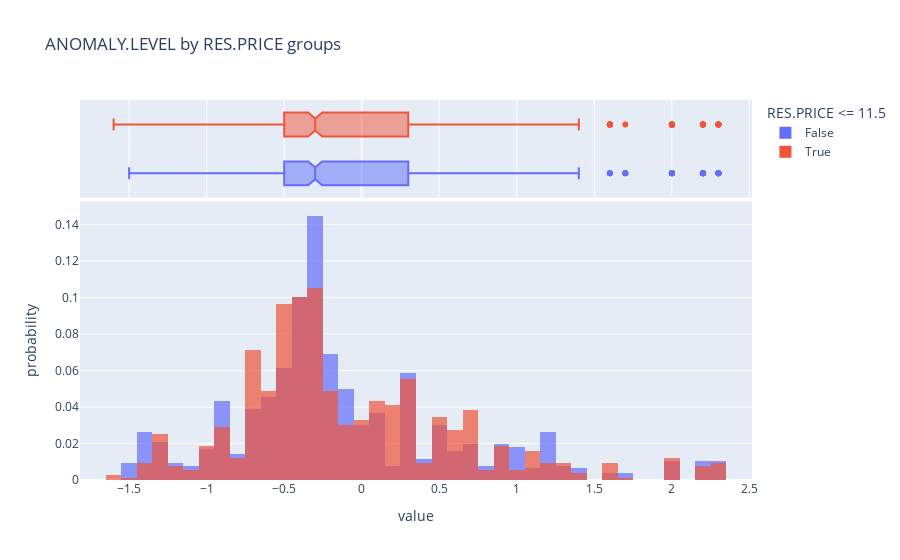

The code cell stored with this chart in its notebook:
### Markdown cell above
Let's visualize the distribution of anomaly.levels in places with a res.price <= 11.5 and places with a res.price > 11.5

### Code cell
#Visualize the distribution of ANOMALY.LEVELS across both groups

anomalies = outages1[["RES.PRICE <= 11.5", "ANOMALY.LEVEL"]]

fig = px.histogram(anomalies, color='RES.PRICE <= 11.5', histnorm='probability', marginal='box', 
                   title="ANOMALY.LEVEL by RES.PRICE groups", barmode='overlay', opacity=0.7)
fig.write_html('Anomaly.html', include_plotlyjs='cdn')
fig.show()

### Figure 1 — Plotly figure (JSON) as saved in the notebook; plotly's stock layout.template omitted (floating-point values rounded to 4 significant figures; data arrays with more than 128 entries replaced by an {"elided": "..."} marker saying what was removed)
{"data": [{"alignmentgroup": "True", "bingroup": "x", "histnorm": "probability", "hovertemplate": "RES.PRICE <= 11.5=False<br>value=%{x}<br>probability=%{y}<extra></extra>", "legendgroup": "False", "marker": {"color": "#636efa", "opacity": 0.7, "pattern": {"shape": ""}}, "name": "False", "offsetgroup": "False", "orientation": "v", "showlegend": true, "type": "histogram", "x": {"elided": "775 float values"}, "xaxis": "x", "yaxis": "y"}, {"alignmentgroup": "True", "hovertemplate": "RES.PRICE <= 11.5=False<br>value=%{x}<extra></extra>", "legendgroup": "False", "marker": {"color": "#636efa"}, "name": "False", "notched": true, "offsetgroup": "False", "showlegend": false, "type": "box", "x": {"elided": "775 float values"}, "xaxis": "x2", "yaxis": "y2"}, {"alignmentgroup": "True", "bingroup": "x", "histnorm": "probability", "hovertemplate": "RES.PRICE <= 11.5=True<br>value=%{x}<br>probability=%{y}<extra></extra>", "legendgroup": "True", "marker": {"color": "#EF553B", "opacity": 0.7, "pattern": {"shape": ""}}, "name": "True", "offsetgroup": "True", "orientation": "v", "showlegend": true, "type": "histogram", "x": {"elided": "759 float values"}, "xaxis": "x", "yaxis": "y"}, {"alignmentgroup": "True", "hovertemplate": "RES.PRICE <= 11.5=True<br>value=%{x}<extra></extra>", "legendgroup": "True", "marker": {"color": "#EF553B"}, "name": "True", "notched": true, "offsetgroup": "True", "showlegend": false, "type": "box", "x": {"elided": "759 float values"}, "xaxis": "x2", "yaxis": "y2"}], "layout": {"barmode": "overlay", "legend": {"title": {"text": "RES.PRICE <= 11.5"}, "tracegroupgap": 0}, "title": {"text": "ANOMALY.LEVEL by RES.PRICE groups"}, "xaxis": {"anchor": "y", "domain": [0, 1], "title": {"text": "value"}}, "xaxis2": {"anchor": "y2", "domain": [0, 1], "matches": "x", "showgrid": true, "showticklabels": false}, "yaxis": {"anchor": "x", "domain": [0, 0.7326], "title": {"text": "probability"}}, "yaxis2": {"anchor": "x2", "domain": [0.7426, 1], "matches": "y2", "showgrid": false, "showline": false, "showticklabels": false, "ticks": ""}}}
